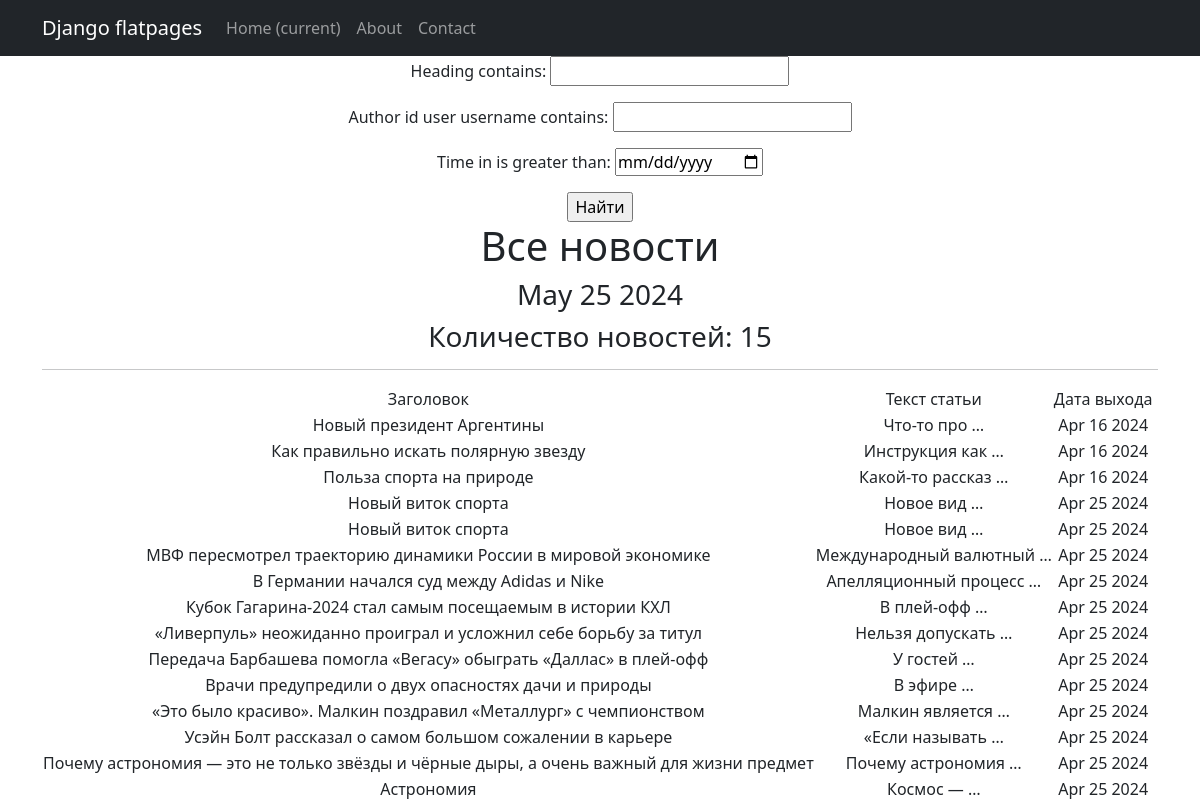
The app's page /news/search/ with its own data.
### news/models.py (models this page shows, shortened)
class Post(models.Model):
    author_id = models.ForeignKey(Author, on_delete=models.CASCADE)
    _type = models.CharField(choices=articles_types, max_length=1)
    time_in = models.DateTimeField(auto_now_add=True)
    category = models.ManyToManyField(Category, through='PostCategory')
    heading = models.CharField(max_length=255)
    text_article = models.TextField()
    rating = models.FloatField(default=0.0)

### news/views.py (the view)
# urls.py: path('search/', NewsSearch.as_view(), name='article_search'),
class NewsSearch(ListView):
    model = Post
    template_name = 'search.html'
    context_object_name = 'news_search'
    def get_queryset(self):
        queryset = super().get_queryset()
        self.filterset = NewsFilter(self.request.GET, queryset)
        return self.filterset.qs
    def get_context_data(self, **kwargs):
        context = super().get_context_data(**kwargs)
        context["time_now"] = datetime.now()
        context["filterset"] = self.filterset
        return context

### templates/search.html (shortened to what this page needs)
{% extends 'flatpages/default.html' %}
{% load custom_tags %}
{% block content %}
  <form action="" method="get">
    {{filterset.form.as_p}}
    <input type="submit", value="Найти"/>
  </form>
<h1>Все новости</h1>
   <h3>{{ time_now|date:'M d Y' }}</h3>
    <h3>Количество новостей: {{ news_search|length }}</h3>
   <hr>
   {% if news_search %}
       <table>
           <tr>
               <td>Заголовок</td>
               <td>Текст статьи</td>
               <td>Дата выхода</td>
           </tr>
           {% for new in news_search %}
           <tr>
               <td>{{ new.heading }}</td>
               <td>{{ new.text_article|truncatewords:2 }}</td>
               <td>{{ new.time_in|date:'M d Y' }}</td>
           </tr>
           {% endfor %}
       </table>
   {% else %}
       <h2>Новостей нет!</h2>
   {% endif %}
{% endblock content %}

### records on screen
Post: heading "Новый президент Аргентины", text_article "Что-то про …", time_in "Apr 16 2024"
Post: heading "Как правильно искать полярную звезду", text_article "Инструкция как …", time_in "Apr 16 2024"
Post: heading "Польза спорта на природе", text_article "Какой-то рассказ …", time_in "Apr 16 2024"
Post: heading "Новый виток спорта", text_article "Новое вид …", time_in "Apr 25 2024"
Post: heading "Новый виток спорта", text_article "Новое вид …", time_in "Apr 25 2024"
Post: heading "МВФ пересмотрел траекторию динамики России в мировой экономике", text_article "Международный валютный …", time_in "Apr 25 2024"
Post: heading "В Германии начался суд между Adidas и Nike", text_article "Апелляционный процесс …", time_in "Apr 25 2024"
Post: heading "Кубок Гагарина-2024 стал самым посещаемым в истории КХЛ", text_article "В плей-офф …", time_in "Apr 25 2024"
Post: heading "«Ливерпуль» неожиданно проиграл и усложнил себе борьбу за титул", text_article "Нельзя допускать …", time_in "Apr 25 2024"
Post: heading "Передача Барбашева помогла «Вегасу» обыграть «Даллас» в плей-офф", text_article "У гостей …", time_in "Apr 25 2024"
Post: heading "Врачи предупредили о двух опасностях дачи и природы", text_article "В эфире …", time_in "Apr 25 2024"
Post: heading "«Это было красиво». Малкин поздравил «Металлург» с чемпионством", text_article "Малкин является …", time_in "Apr 25 2024"
Post: heading "Усэйн Болт рассказал о самом большом сожалении в карьере", text_article "«Если называть …", time_in "Apr 25 2024"
Post: heading "Почему астрономия — это не только звёзды и чёрные дыры, а очень важный для жизни предмет", text_article "Почему астрономия …", time_in "Apr 25 2024"
Post: heading "Астрономия", text_article "Космос — …", time_in "Apr 25 2024"

### other values on screen
{{ time_now|date:'M d Y' }} "May 25 2024"
{{ news_search|length }} "15"
